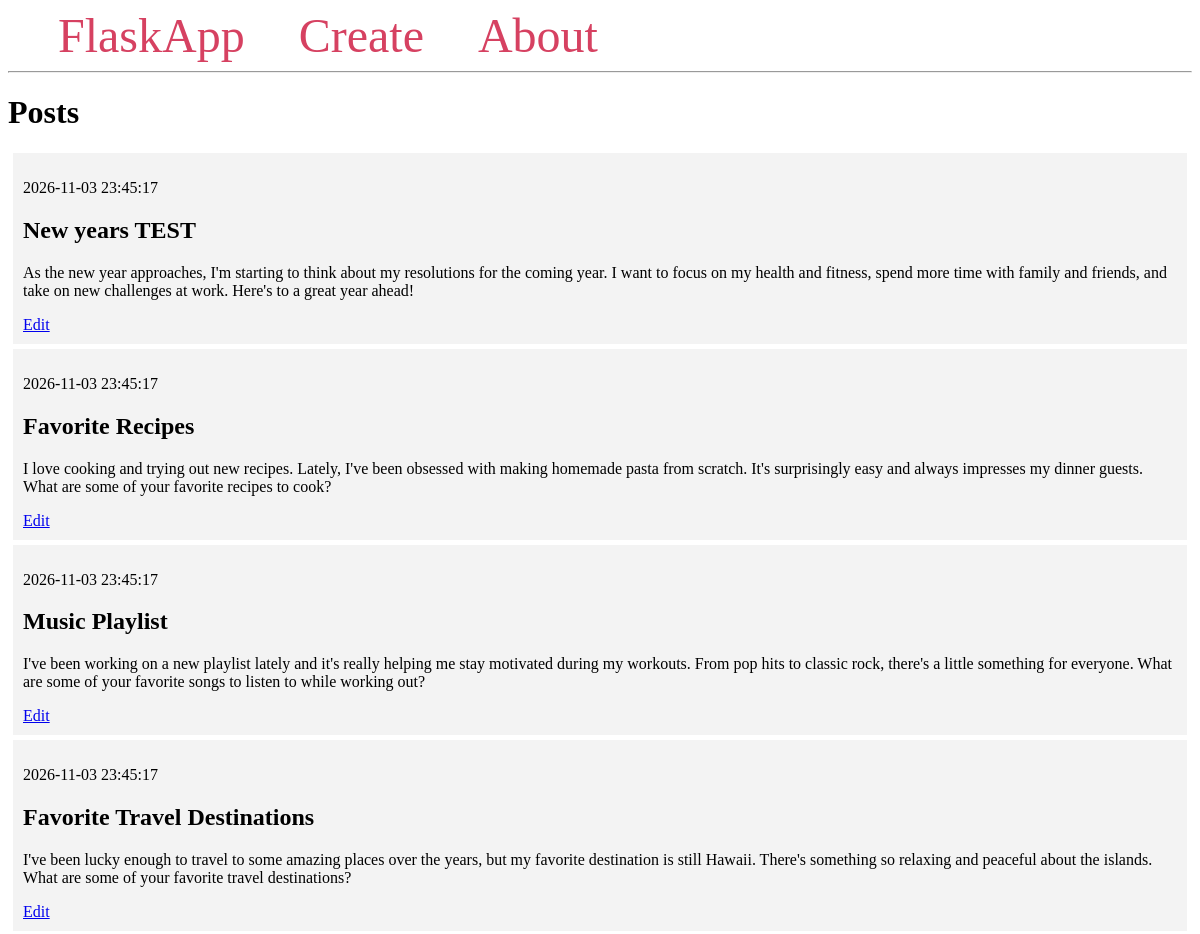
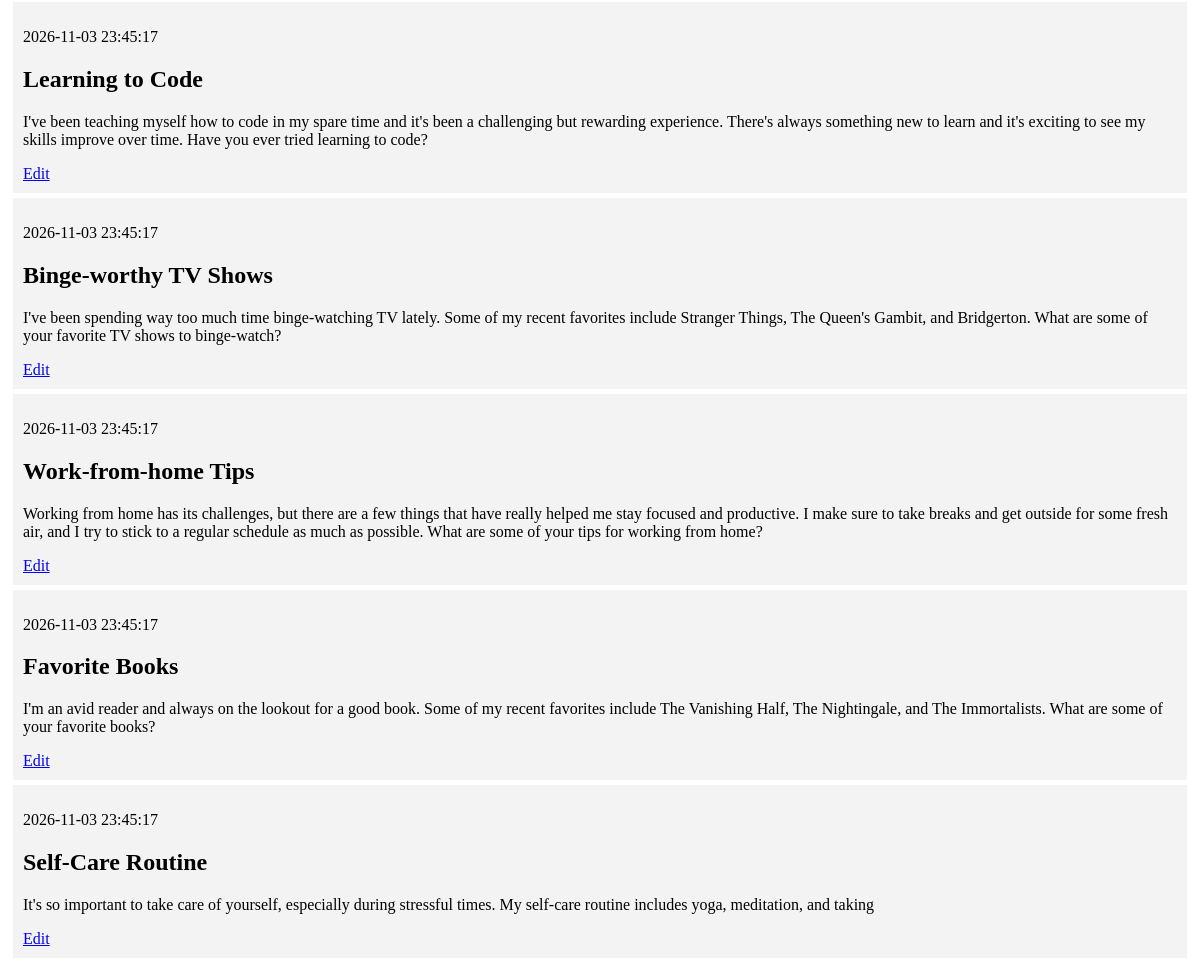
Before: / with the older database file (2 pictures, top to bottom).
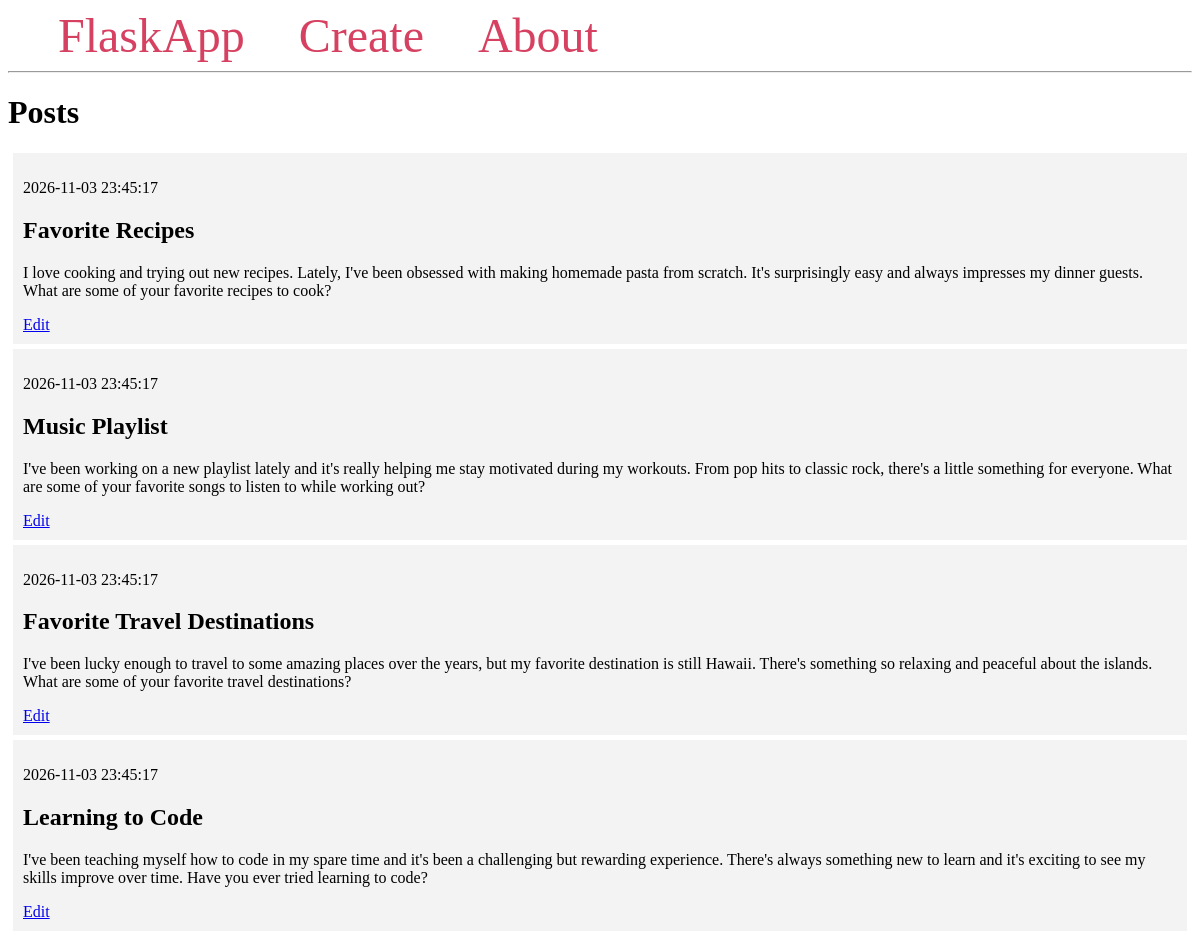
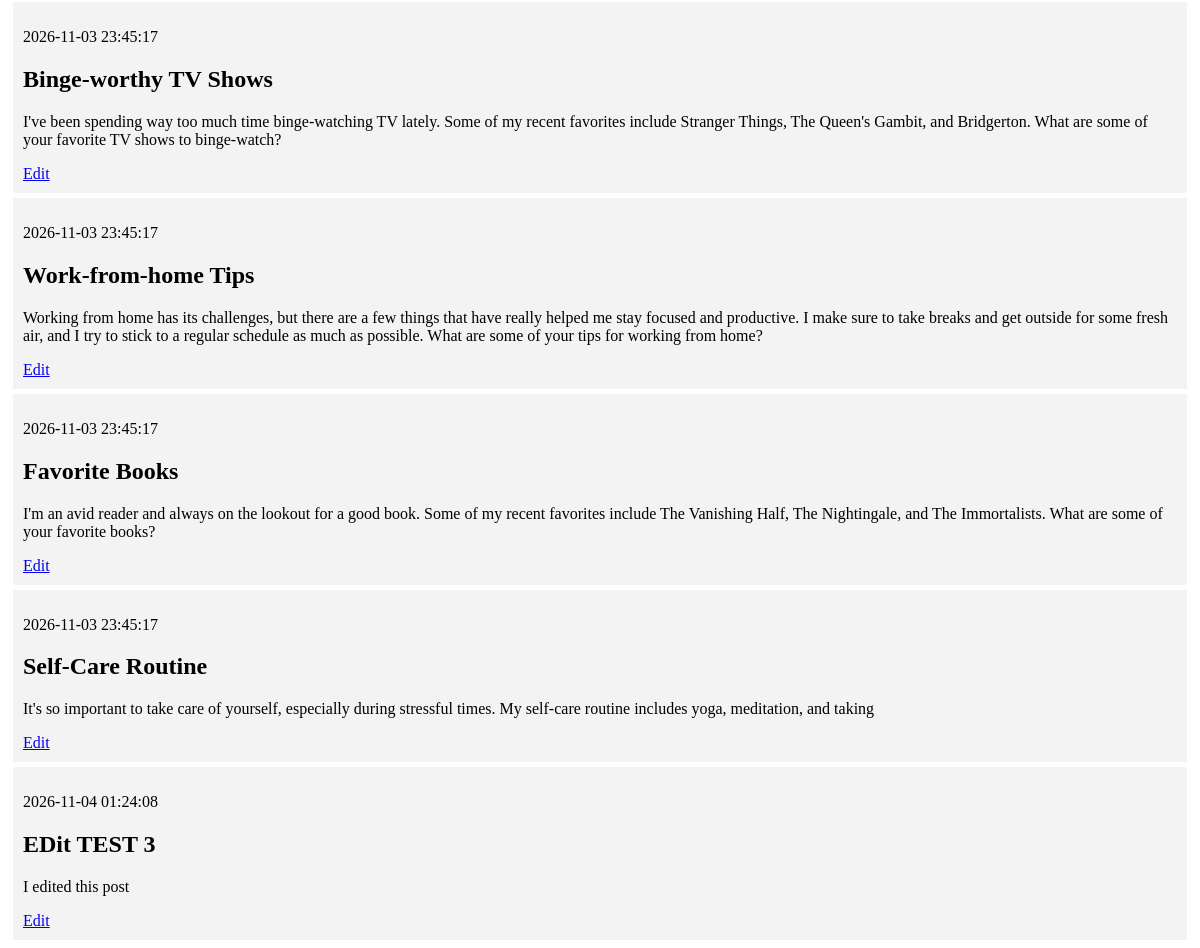
After: the same page with the newer database file (2 pictures, top to bottom).
### tables this page shows
CREATE TABLE posts (
    id INTEGER PRIMARY KEY AUTOINCREMENT,
    created TIMESTAMP NOT NULL DEFAULT CURRENT_TIMESTAMP,
    title TEXT NOT NULL,
    content TEXT NOT NULL
);

### app.py (the view)
@app.route('/')
def index():
    conn = get_db_connection()
    posts = conn.execute('SELECT * FROM posts').fetchall()
    conn.close()
    return render_template('index.html', posts=posts)

### app.py (called while the page is built)
def get_db_connection():
    conn = sqlite3.connect('database.db')
    conn.row_factory = sqlite3.Row
    return conn

### templates/index.html
{% extends 'base.html' %}
{% block content %}
    <h1>{% block title %} Posts {% endblock %}</h1>
    {% for post in posts %}
        <div class='post'>
            <p>{{ post['created'] }}</p>
            <h2>{{ post['title'] }}</h2>
            <p>{{ post['content'] }}</p>
            <a href="{{ url_for('edit', id=post['id']) }}">Edit</a>
        </div>
    {% endfor %}
{% endblock %}

### templates/base.html (shortened to what this page needs)
<!DOCTYPE html>
<html lang="en">
<head>
</head>
<body>
    <nav>
        <a href="{{ url_for('index') }}">FlaskApp</a>
        <a href="{{ url_for('create') }}">Create</a>
        <a href="#">About</a>
    </nav>
    <hr>
    <div class="content">
        {% block content %} {% endblock %}
    </div>
</body>
</html>

### templates/base.html (style rules this page uses)
.post { padding: 10px; margin: 5px; background-color: #f3f3f3 }
nav a { color: #d64161; font-size: 3em; margin-left: 50px; text-decoration: none; }

Changed rows visible on the page:
removed posts: created "2026-11-03 23:45:17", title "New years TEST", content "As the new year approaches, I'm starting to think about my resolutions for the coming year. I want to focus on my health and fitness, spend more time with family and friends, and take on new challenges at work. Here's to a great year ahead!"
added posts: created "2026-11-04 01:24:08", title "EDit TEST 3", content "I edited this post"
